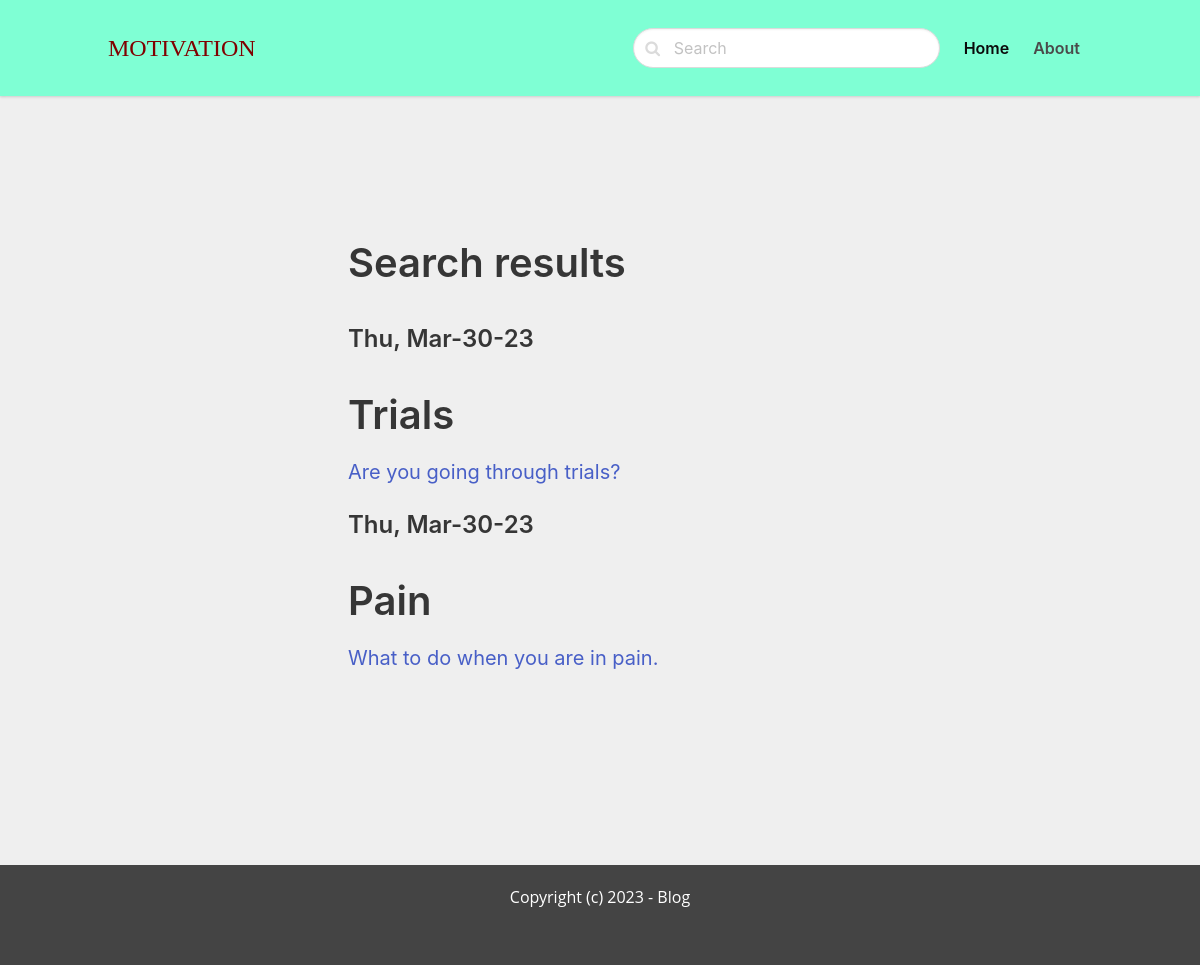
The app's page /search/, older data.
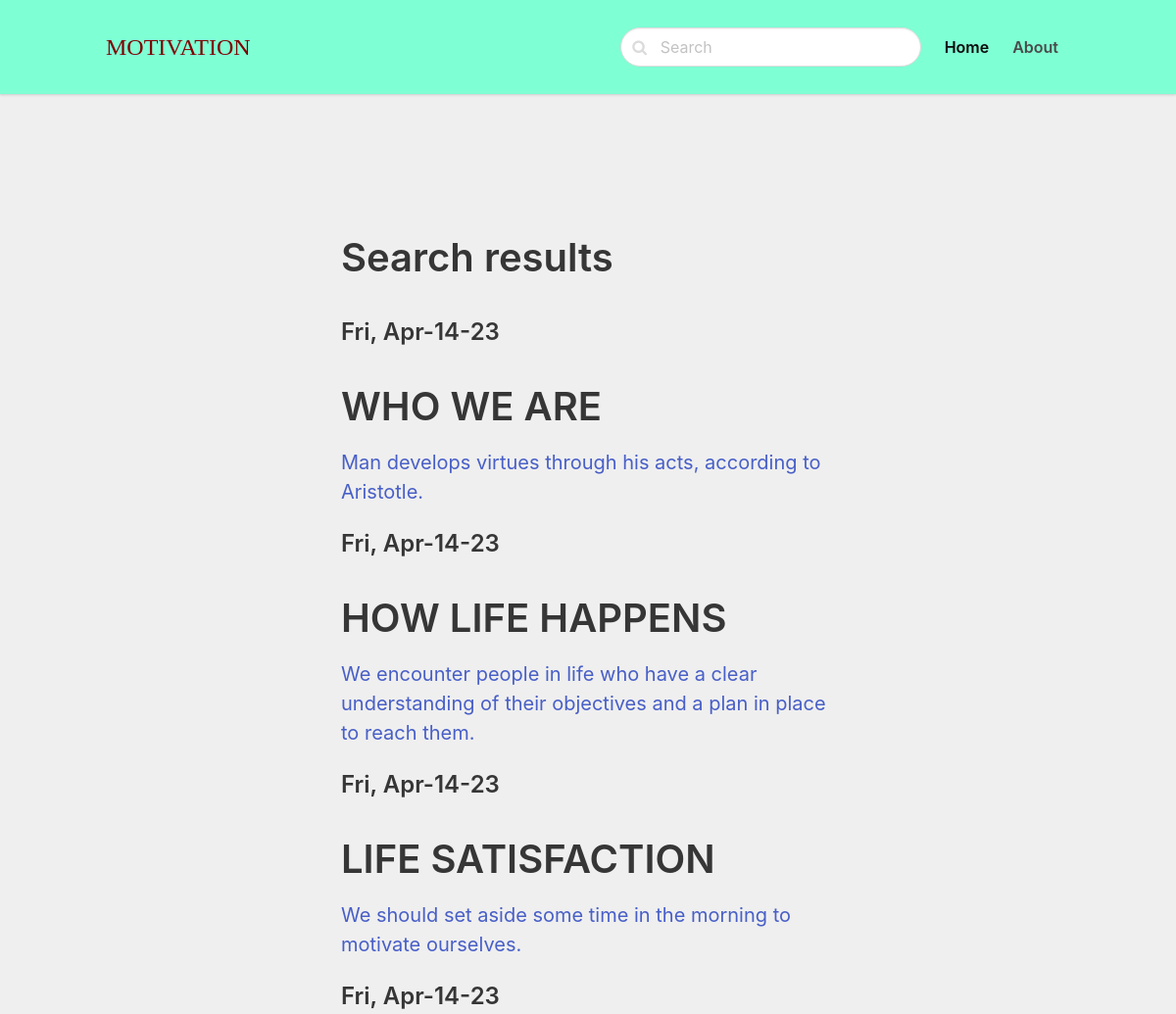
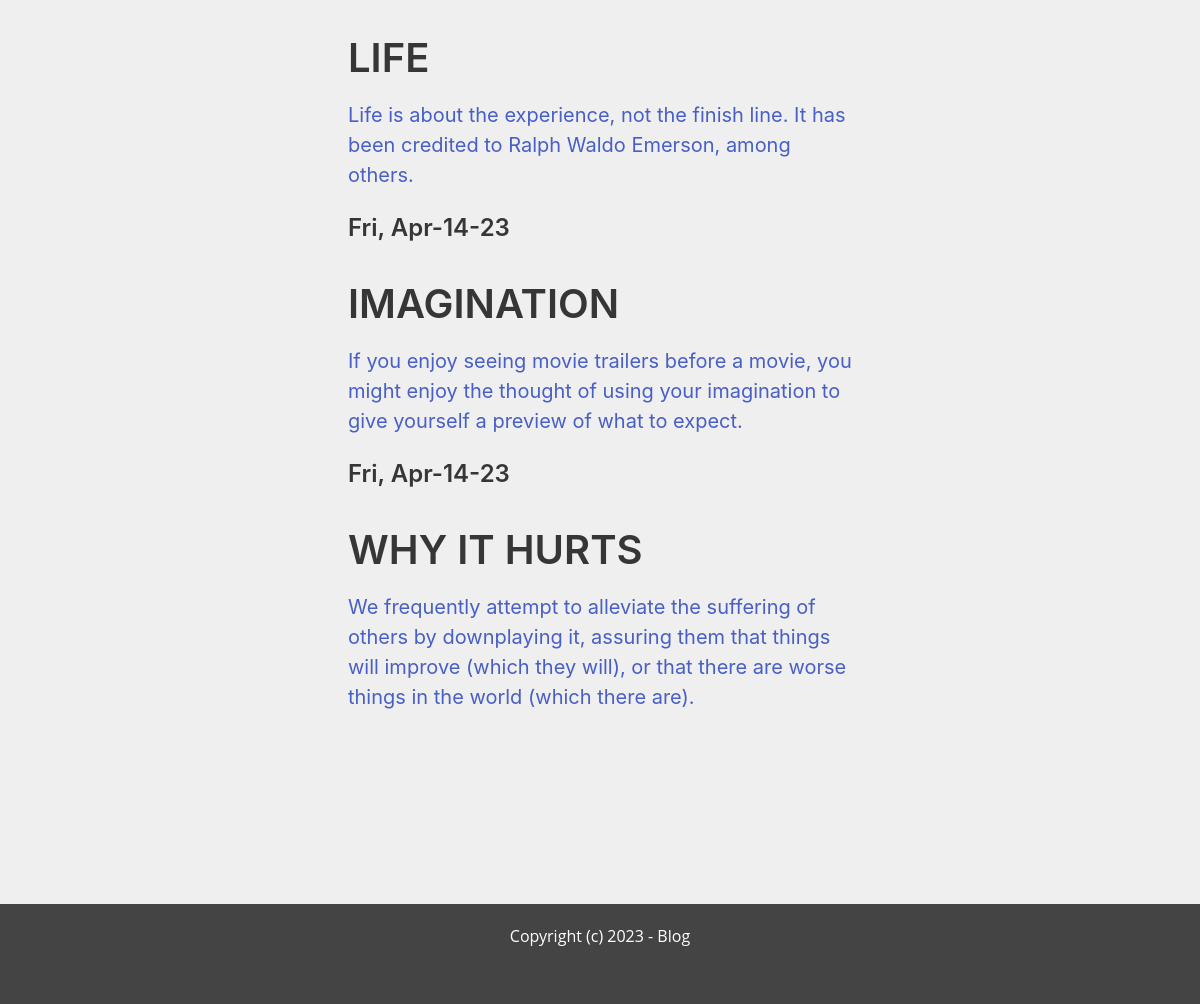
The same page, newer data (2 pictures, top to bottom).
### blogappposts/models.py (models this page shows, shortened)
class Post(models.Model):
    ACTIVE = 'active'
    DRAFT = 'draft'
    CHOICES_STATUS = (
        (ACTIVE, 'Active'),
        (DRAFT, 'Draft')
    )
    category = models.ForeignKey(Category, related_name='posts', on_delete=models.CASCADE)
    title = models.CharField(max_length=255)
    slug = models.SlugField()
    intro = models.TextField()
    body = models.TextField()
    created_at = models.DateField(auto_now_add=True)
    status = models.CharField(max_length=10, choices= CHOICES_STATUS, default=ACTIVE)
    image = models.ImageField(upload_to='uploads/', blank=True, null=True)
    class Meta:
        ordering = ('-created_at',)

### blogappposts/views.py (the view)
# urls.py: path('search/', views.search, name = 'search'),
def search(request):
    query =request.GET.get('query', '')
    posts = Post.objects.filter(status=Post.ACTIVE).filter(Q(title__icontains=query) | Q(intro__icontains=query) | Q(body__icontains=query))
    return render(request, 'blogappposts/search.html',{'posts':posts, 'query':query})

### blogappposts/templates/blogappposts/search.html (shortened to what this page needs)
{% extends 'blogapp/main.html' %}
{% block content %}
<section class="hero">
    <div class="hero-body">
        <div class="container">
            <section class="section">
                <div class="columns">
                    <div class="column is-8 is-offset-2">
                        <div class = "content is-medium">
                            <h1>Search results</h1>
                        </div>
                       {%for post in posts %}
                            <div class = "content is-medium">
                                <a href="{%url 'detail' post.category.slug post.slug %}">
                                <h2 class = "subtitle is-4">{{ post.created_at|date:'D, M-d-y'}}</h2>
                                <h1>{{ post.title }}</h1>
                                   <p>{{post.intro}}</p>
                            </div>
                        {% empty%}
                            <div class ="content">
                                <p>There are no results for this given query...</p>
                            </div>
                        {% endfor %}
                    </div>
                </div>
            </section>
        </div>
    </div>
</section>
{% endblock %}

Row changes from the older to the newer data that the page shows:
removed Post: created_at "Thu, Mar-30-23", title "Trials", intro "Are you going through trials?"
removed Post: created_at "Thu, Mar-30-23", title "Pain", intro "What to do when you are in pain."
added Post: created_at "Fri, Apr-14-23", title "WHO WE ARE", intro "Man develops virtues through his acts, according to Aristotle."
added Post: created_at "Fri, Apr-14-23", title "HOW LIFE HAPPENS", intro "We encounter people in life who have a clear understanding of their objectives and a plan in place to reach them."
added Post: created_at "Fri, Apr-14-23", title "LIFE SATISFACTION", intro "We should set aside some time in the morning to motivate ourselves."
added Post: created_at "Fri, Apr-14-23", title "LIFE", intro "Life is about the experience, not the finish line. It has been credited to Ralph Waldo Emerson, among others."
added Post: created_at "Fri, Apr-14-23", title "IMAGINATION", intro "If you enjoy seeing movie trailers before a movie, you might enjoy the thought of using your imagination to give yourself a preview of what to expect."
added Post: created_at "Fri, Apr-14-23", title "WHY IT HURTS", intro "We frequently attempt to alleviate the suffering of others by downplaying it, assuring them that things will improve (which they will), or that there are worse things in the world (which there are)."
